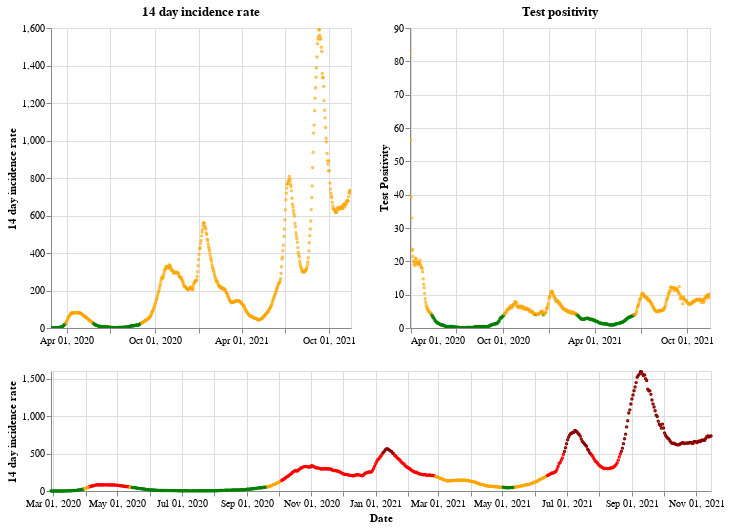

Notebook source saved alongside this figure:
### Markdown cell above
## Scotland

### Code cell
plot_traffic_light('Scotland')

### Figure 1 — Vega-Lite specification as saved in the notebook (floating-point values rounded to 4 significant figures; data arrays with more than 128 entries replaced by an {"elided": "..."} marker saying what was removed)
{"config": {"view": {"continuousWidth": 400, "continuousHeight": 300}}, "vconcat": [{"hconcat": [{"mark": {"type": "point", "size": 2}, "encoding": {"color": {"condition": {"value": "green", "test": "(datum.twoWeeklyCasesRate <= 25)"}, "value": "orange"}, "tooltip": [{"type": "nominal", "field": "areaName"}, {"type": "temporal", "field": "date"}, {"type": "quantitative", "field": "twoWeeklyCasesRate"}, {"type": "quantitative", "field": "testPositivity"}], "x": {"type": "temporal", "axis": {"title": ""}, "field": "date", "scale": {"domain": {"selection": "DateBrush"}}, "timeUnit": "yearmonthdate"}, "y": {"type": "quantitative", "axis": {"title": "14 day incidence rate"}, "field": "twoWeeklyCasesRate"}}, "title": "14 day incidence rate", "width": 300}, {"mark": {"type": "point", "size": 2}, "encoding": {"color": {"condition": {"value": "green", "test": "(datum.testPositivity <= 4)"}, "value": "orange"}, "tooltip": [{"type": "nominal", "field": "areaName"}, {"type": "temporal", "field": "date"}, {"type": "quantitative", "field": "twoWeeklyCasesRate"}, {"type": "quantitative", "field": "testPositivity"}], "x": {"type": "temporal", "axis": {"title": ""}, "field": "date", "scale": {"domain": {"selection": "DateBrush"}}, "timeUnit": "yearmonthdate"}, "y": {"type": "quantitative", "axis": {"title": "Test Positivity"}, "field": "testPositivity"}}, "title": "Test positivity", "width": 300}]}, {"layer": [{"mark": {"type": "point", "size": 2}, "encoding": {"color": {"condition": {"value": "orange", "test": "(((datum.testPositivity < 4) && (datum.twoWeeklyCasesRate >= 50)) && (datum.twoWeeklyCasesRate < 200))"}, "value": "red"}, "opacity": {"condition": {"value": 1, "test": "((datum.twoWeeklyCasesRate >= 50) && (datum.twoWeeklyCasesRate < 500))"}, "value": 0}, "tooltip": [{"type": "nominal", "field": "areaName"}, {"type": "temporal", "field": "date"}, {"type": "quantitative", "field": "twoWeeklyCasesRate"}, {"type": "quantitative", "field": "testPositivity"}], "x": {"type": "temporal", "axis": {"title": "Date"}, "field": "date", "timeUnit": "yearmonthdate"}, "y": {"type": "quantitative", "axis": {"title": "14 day incidence rate"}, "field": "twoWeeklyCasesRate"}}, "selection": {"DateBrush": {"type": "interval", "encodings": ["x"], "fields": ["Time"]}}}, {"mark": {"type": "point", "size": 2}, "encoding": {"color": {"value": "darkred"}, "opacity": {"condition": {"value": 1, "test": "(datum.twoWeeklyCasesRate >= 500)"}, "value": 0}, "tooltip": [{"type": "nominal", "field": "areaName"}, {"type": "temporal", "field": "date"}, {"type": "quantitative", "field": "twoWeeklyCasesRate"}, {"type": "quantitative", "field": "testPositivity"}], "x": {"type": "temporal", "axis": {"title": "Date"}, "field": "date", "timeUnit": "yearmonthdate"}, "y": {"type": "quantitative", "axis": {"title": "14 day incidence rate"}, "field": "twoWeeklyCasesRate"}}}, {"mark": {"type": "point", "size": 2}, "encoding": {"color": {"condition": {"value": "green", "test": "((datum.testPositivity < 4) && (datum.twoWeeklyCasesRate < 50))"}, "value": "orange"}, "opacity": {"condition": {"value": 1, "test": "(datum.twoWeeklyCasesRate < 50)"}, "value": 0}, "tooltip": [{"type": "nominal", "field": "areaName"}, {"type": "temporal", "field": "date"}, {"type": "quantitative", "field": "twoWeeklyCasesRate"}, {"type": "quantitative", "field": "testPositivity"}], "x": {"type": "temporal", "axis": {"title": "Date"}, "field": "date", "timeUnit": "yearmonthdate"}, "y": {"type": "quantitative", "axis": {"title": "14 day incidence rate"}, "field": "twoWeeklyCasesRate"}}}], "height": 120, "width": 660}], "data": {"name": "data-5d9084389dab4a608dc018a298e7f90e"}, "$schema": "https://vega.github.io/schema/vega-lite/v4.8.1.json", "datasets": {"data-5d9084389dab4a608dc018a298e7f90e": {"elided": "627 records"}}}
